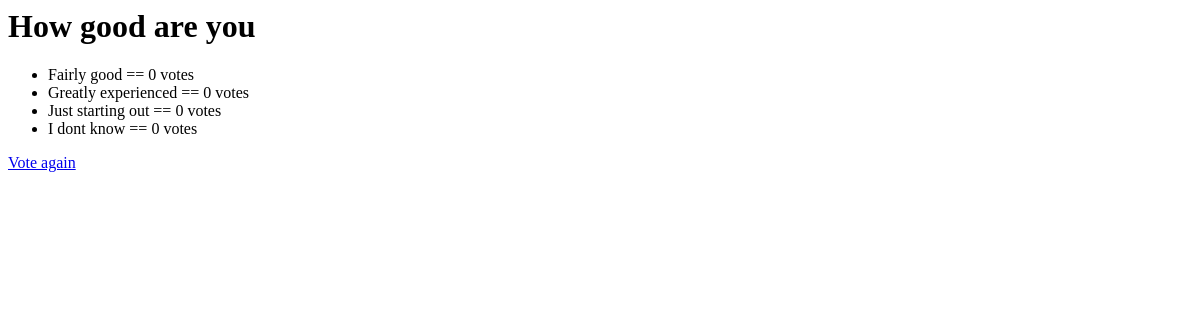
/poll/1/result, run on an earlier commit of the app's database.
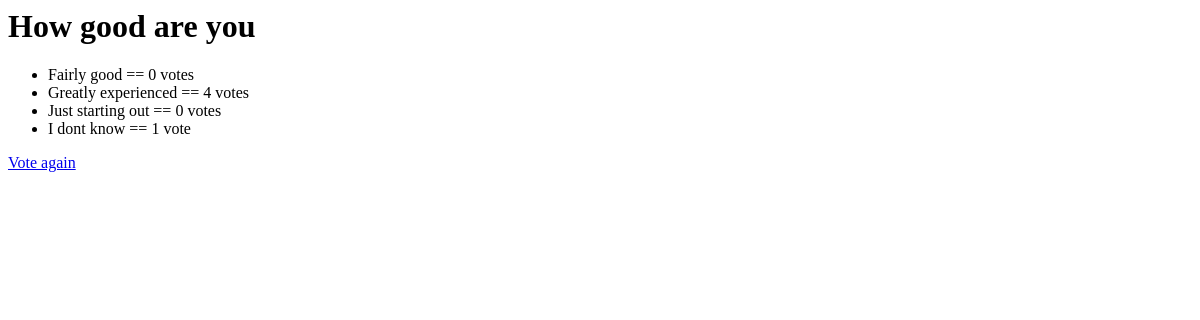
And on a later commit of the database.
### poll/models.py (models this page shows, shortened)
class Choice(models.Model):
    question = models.ForeignKey(Question, on_delete=models.CASCADE)
    vote = models.IntegerField(default=0)
    choice_text = models.CharField(max_length=200)

### poll/views.py (the view)
# urls.py: path("<int:pk>/result", views.ResultView.as_view(), name='results'),
class ResultView(generic.DetailView):
    model = Question
    template_name = 'poll/result.html'

### poll/templates/poll/result.html (shortened to what this page needs)
<!DOCTYPE HTML5>
<html>
	<head>
	</head>
	<body>
		<h1>{{ question.question_text }}</h1>
		<ul>
			{% for choice in question.choice_set.all %}
			<li>{{ choice.choice_text }} == {{ choice.vote }} vote{{ choice.vote|pluralize }}</li>
			{% endfor %}
		</ul>
		<a href="{% url 'poll:detail' question.id %}">Vote again</a>
	</body>
</html>

What changed in the data, as far as the page shows it:
changed Choice "Greatly experienced": vote "0" → "4"
changed Choice "I dont know": vote "0" → "1"
